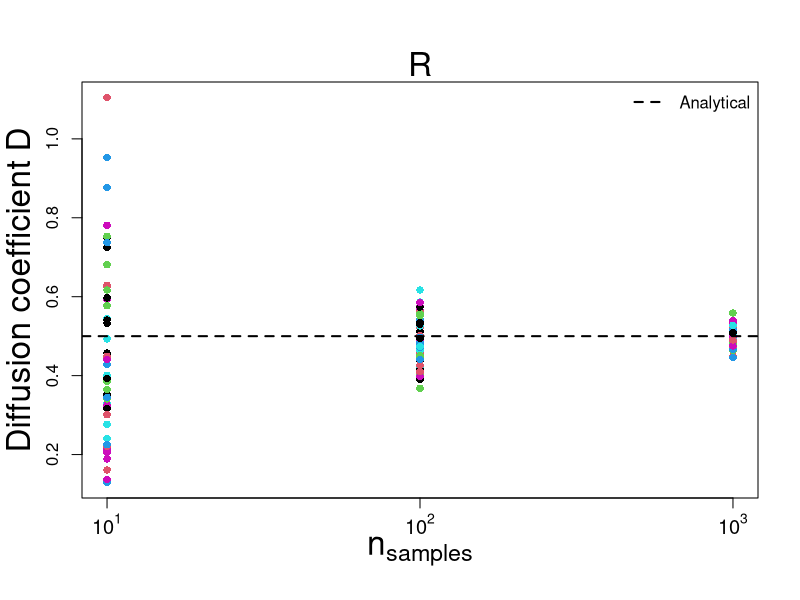

This figure's R source:

# One sample of a random walk
random_walk = function(nsteps) {
  xo = 0 
  moeda = c(-1,1)
  alldx = sample(moeda, size=nsteps, replace=TRUE)
  x_t   =  c(xo, cumsum(alldx) )
  return( x_t )
}

# Estimate the prob from the frequency
obtain_relative_frequency = function(v) {
 df  = data.frame( table(v) ) 
 vx  = as.integer( as.vector(df$v) ) # ~ unique()
 fa  = as.integer( as.vector(df$Freq) ) 
 vfr = fa/sum(fa)  #table(vx)/length(vx) 
 return( data.frame(vx,vfr) )
}

# To obtain D from Monte Carlo simulation of random walks
D_from_random_walk = function(nsteps,n_samp){

  many_x_t = replicate(n_samp,random_walk(nsteps) ) 
  v        = many_x_t[nsteps,]    
  output = obtain_relative_frequency( v )   
  x      = output$vx
  fr     = output$vfr
  x2 = sum( (x^2)*fr ) 
  D  = x2/(2*nsteps)  
  #print( data.frame(nsteps,n_samp,D) )
  return( D )
}

tmax  = 100
vns   = 10^(1:3)
nexperiments = 50

listres=list()
for( i in 1:nexperiments){
 vtmax = rep(tmax,length(vns))
 res   = mapply( function(x, y) D_from_random_walk(x,y), vtmax,vns)
 listres[[i]]=res
}
matres = as.matrix(as.data.frame(listres))  #list ---> matrix
                   
nameout=sprintf('random-walk%d-nexperiments%d-D-from-R.png',tmax,max(vns),nexperiments)
png( nameout )

matplot(matres,pch=16,xlab='',ylab='',xaxt='n')
atx    = axTicks(1) 
myatx  = seq(min(atx),max(atx),1)
labels = sapply( myatx, function(i) as.expression(bquote(10^ .(i)) ) )

axis(1,at=myatx,labels=labels, cex.axis=1.2 )
abline(h=0.5,lty=2,lwd=2)
mtext(side=1,cex=2,line=2.6,expression(n[samples]))
mtext(side=2,cex=2,line=2.4,'Diffusion coefficient D')
mtext(side=3,cex=2,line=0.1,'R')
legend('topright',legend=c('Analytical'),col='black',lty=2,lwd=2,pch=NA,bty='n')

dev.off()

